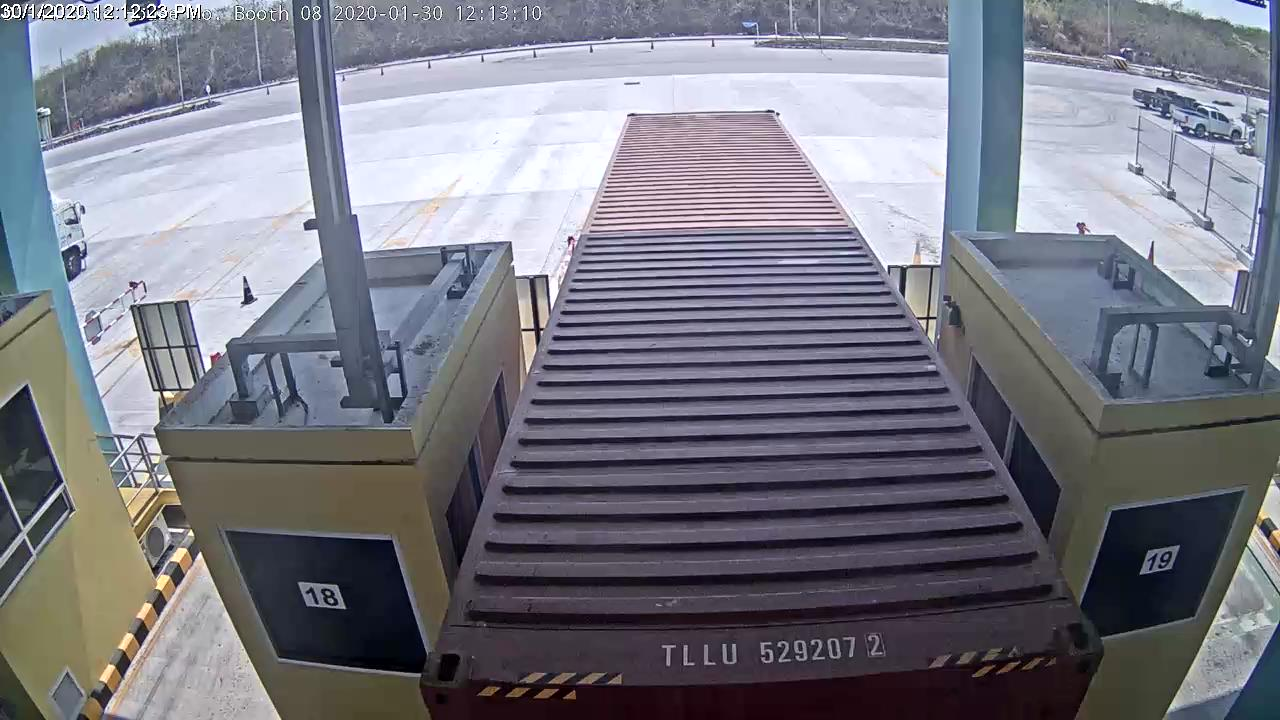
#> input picture images/ContainerAllSides/Top/20200130121223593T.jpg, 1280 x 720 px
$ python MainSKI.py
#> lines starting #> are read from the running program, lines starting #| are printed output that depends on the picture; after the words box and inside, x2 and y2 are one past the last pixel; in counts of white or black regions, pixels touching at a corner belong together
### src/ContainerDetectionImageUtils.py
import os
from datetime import datetime

import ContainerDetectionConstant as const
import matplotlib.patches as mpatches
from CustomImageClass import CustomImageClass
from scipy import ndimage as ndi
from skimage import filters, io, img_as_ubyte
from skimage.color import rgb2gray
from skimage.feature import canny
from skimage.measure import label, regionprops
from skimage.morphology import closing, rectangle
from skimage.restoration import denoise_tv_chambolle


# PREPARE IMAGE FOR SEGMENTATION
def preProcessImage(image):
    grayImage = rgb2gray(image)
    # DENOISE IMAGE
    denoiseImage = denoise_tv_chambolle(grayImage)
    # CROP INTEREST PART FOR THRESHOLD
    minInterestHeight, maxInterestHeight, minInterestWidth, maxInterestWidth = getInterestCroppedArea(denoiseImage)
    croppedInputImage = denoiseImage[minInterestHeight:maxInterestHeight, minInterestWidth:maxInterestWidth]
    # [8 lines of commented-out code are left out]
    thresh = filters.threshold_yen(croppedInputImage)
    binaryImage = croppedInputImage > thresh
    # [5 lines of commented-out code are left out]
    can = canny(binaryImage)
    # [5 lines of commented-out code are left out]
    filled_img = ndi.binary_fill_holes(can)
    # [5 lines of commented-out code are left out]
    dilationImage = closing(filled_img, rectangle(5, const.TOP_VIEW_DILATION_HORIZONTAL_SIZE))
    # [5 lines of commented-out code are left out]
    interestedArea = CustomImageClass(minInterestHeight, maxInterestHeight, minInterestWidth, maxInterestWidth)
    return dilationImage, binaryImage, interestedArea


# SEGMENTAION AND GET CROPPED TEXT FROM IMAGE

# [65 lines left out: function doGetCroppedTextFromImage, not called in this run]


def getInterestCroppedArea(image):
    imageHeight, imageWidth = image.shape
    minHeightInput = int(imageHeight * (1 - const.TOP_VIEW_PROCESS_HORIZONTAL_PART))
    minWidthInput = int(imageWidth * (1 - const.TOP_VIEW_PROCESS_VERTICLE_PART) / 2)
    maxWidthInput = int(imageWidth - minWidthInput)
    return minHeightInput, imageHeight, minWidthInput, maxWidthInput


# [57 lines left out: functions isRegionInInterestingArea, createFolderOutputByTime, not called in this run]


def getDateTimeStrWithFormat(format):
    return datetime.now().strftime(format)

### src/CustomImageClass.py
class CustomImageClass:
    def __init__(self, minY, maxY, minX, maxX):
        self.minY = minY
        self.maxY = maxY
        self.minX = minX
        self.maxX = maxX

    def getMinY(self):
        return self.minY

    def getMaxY(self):
        return self.maxY

    def getMinX(self):
        return self.minX

    def getMaxX(self):
        return self.maxX

### src/MainSKI.py
import matplotlib.pyplot as plt
from ContainerDetectionImageUtils import preProcessImage, doGetCroppedTextFromImage
from skimage import io
import time

if __name__ == '__main__':
    # PREPARE INPUT
    image = io.imread('../images/ContainerAllSides/Top/20200130121223593T.jpg', True)
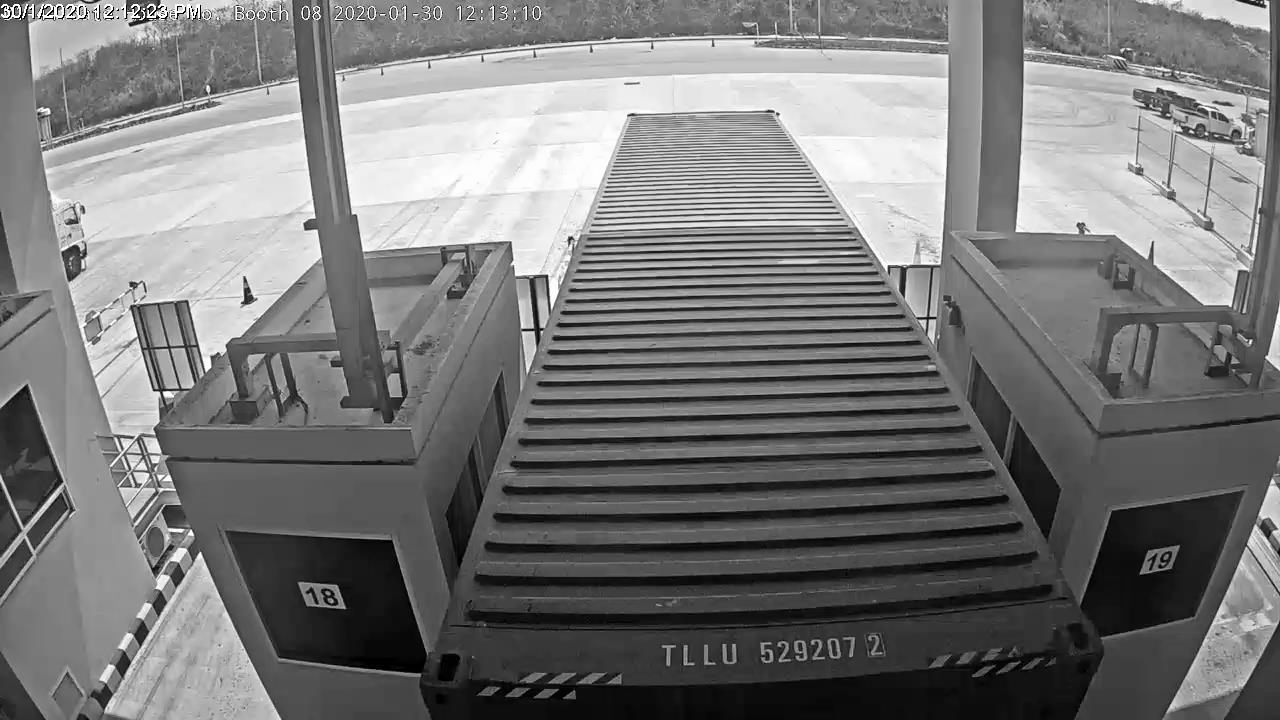
#> image: shape (720, 1280) float64; min 0, max 1, mean 0.474
    #image = io.imread('../images/Top/thumbnail_IMG_9517.jpg', True)
    imageForProcess, binaryImage, interestedArea = preProcessImage(image)
#> in preProcessImage, `minInterestHeight, maxInterestHeight, minInterestWidth, maxInterestWid..`: minInterestHeight = 432; maxInterestHeight = 720; minInterestWidth = 384; maxInterestWidth = 896
#> in preProcessImage, `croppedInputImage = denoiseImage[minInterestHeight:maxInterestHeight, ..`:
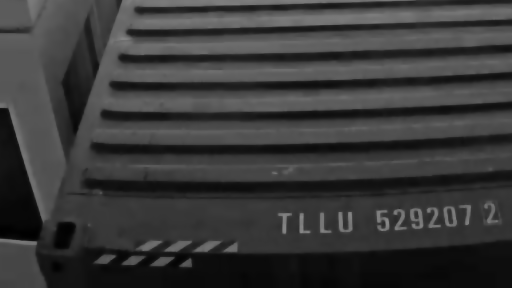
#> croppedInputImage: shape (288, 512) float64; min 0.00295, max 0.537, mean 0.225
#> in preProcessImage, `thresh = filters.threshold_yen(croppedInputImage)`: thresh = 0.234
#> in preProcessImage, `binaryImage = croppedInputImage > thresh`:
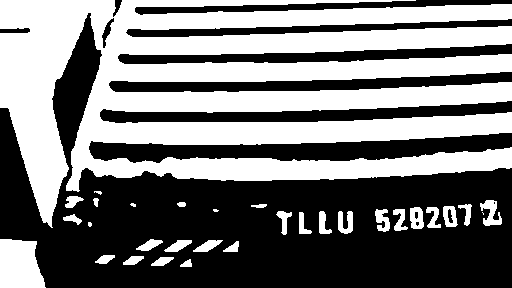
#> binaryImage: shape (288, 512) bool; 46.6% white; 31 white regions (5 under 20 px), largest, box (x1, y1, x2, y2) and area: (0, 0, 512, 228) 63066, (0, 239, 46, 288) 1871, (480, 200, 502, 226) 312
#> in preProcessImage, `can = canny(binaryImage)`:
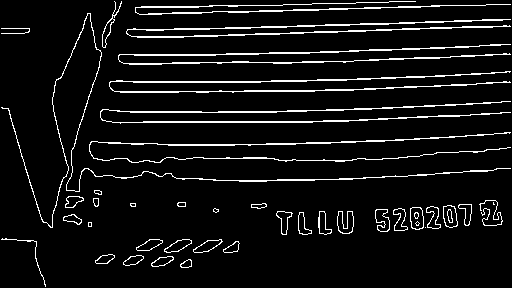
#> can: shape (288, 512) bool; 7.1% white in thin lines or dots
#> in preProcessImage, `filled_img = ndi.binary_fill_holes(can)`:
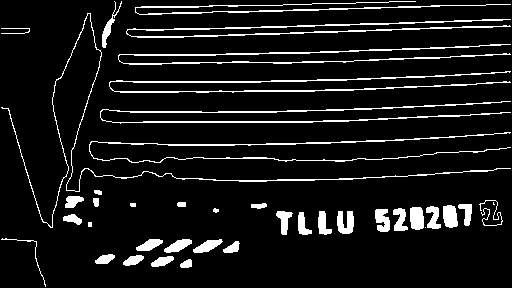
#> filled_img: shape (288, 512) bool; 9% white; 40 white regions (2 under 20 px), largest, box (x1, y1, x2, y2) and area: (100, 101, 511, 124) 1351, (109, 71, 511, 93) 1339, (126, 19, 511, 38) 1289
#> in preProcessImage, `dilationImage = closing(filled_img, rectangle(5, const.TOP_VIEW_DILATI..`:
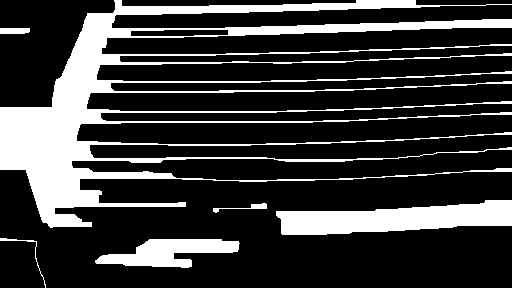
#> dilationImage: shape (288, 512) bool; 22.6% white; 6 white regions, box (x1, y1, x2, y2) and area: (0, 0, 512, 228) 25123, (276, 200, 512, 235) 5360, (95, 239, 240, 268) 2403, (0, 28, 30, 34) 174, (213, 203, 267, 213) 142, (0, 238, 46, 288) 118
#> in __init__, `self.minY = minY`: self.minY = 432
#> in __init__, `self.maxY = maxY`: self.maxY = 720
#> in __init__, `self.minX = minX`: self.minX = 384
#> in __init__, `self.maxX = maxX`: self.maxX = 896
    # INIT PY_PLOT
    fig, ax = plt.subplots()
    ax.imshow(image, cmap=plt.cm.gray)
#> (the run stopped early here; a loop or call above may not have finished)
